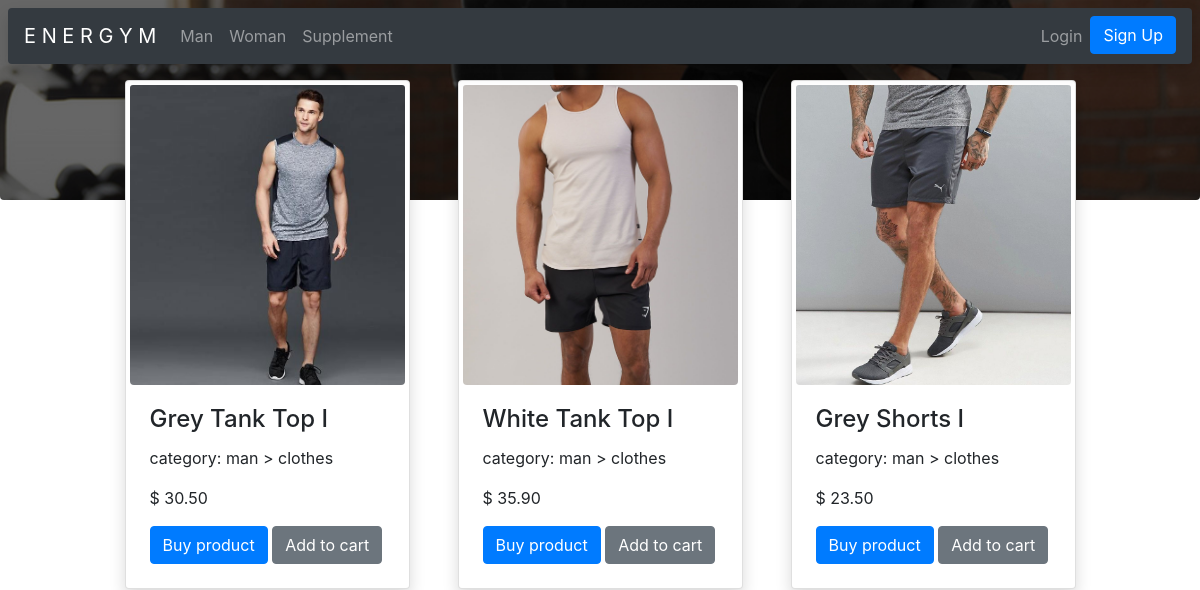
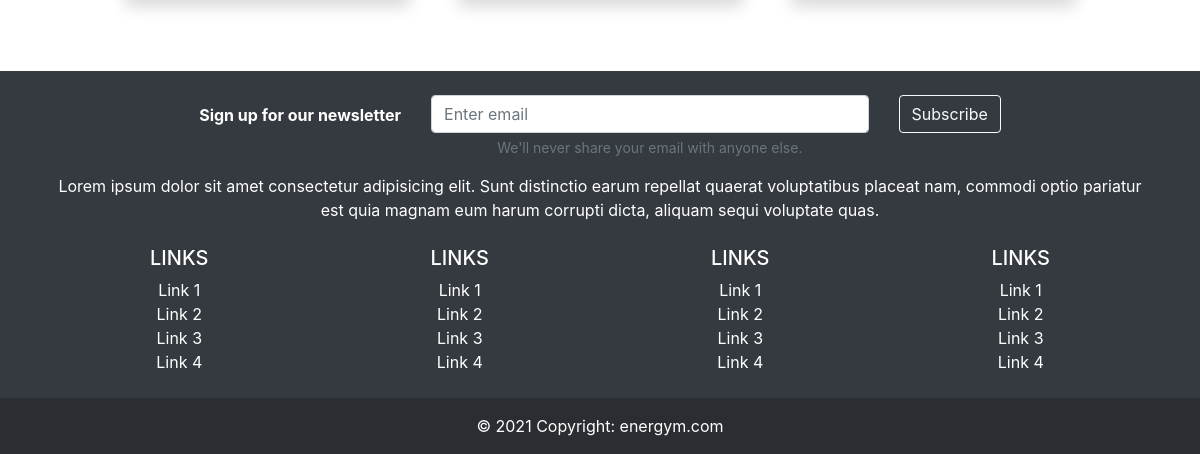
The page /products/13/ on the database as committed earlier (2 pictures, top to bottom).
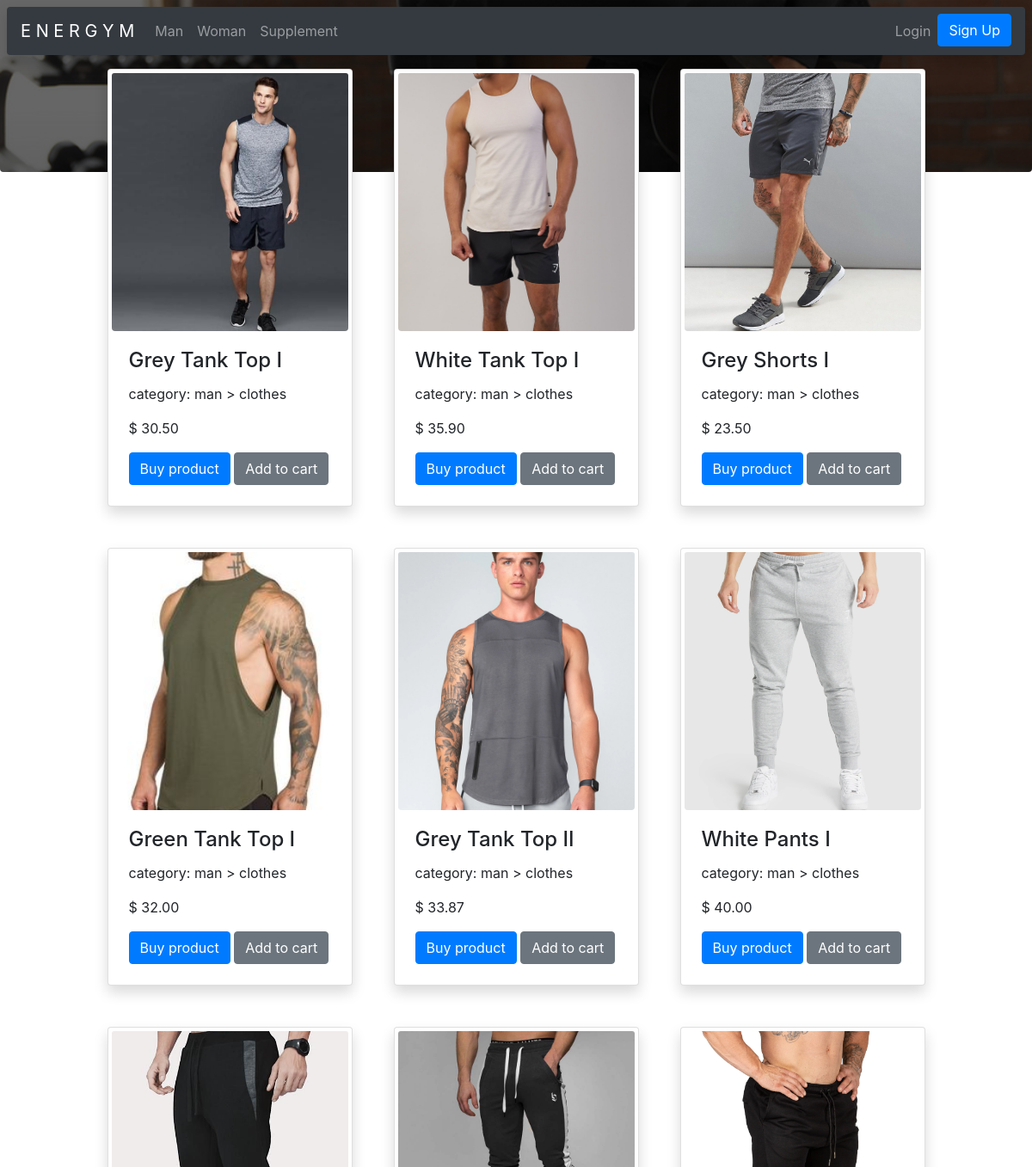
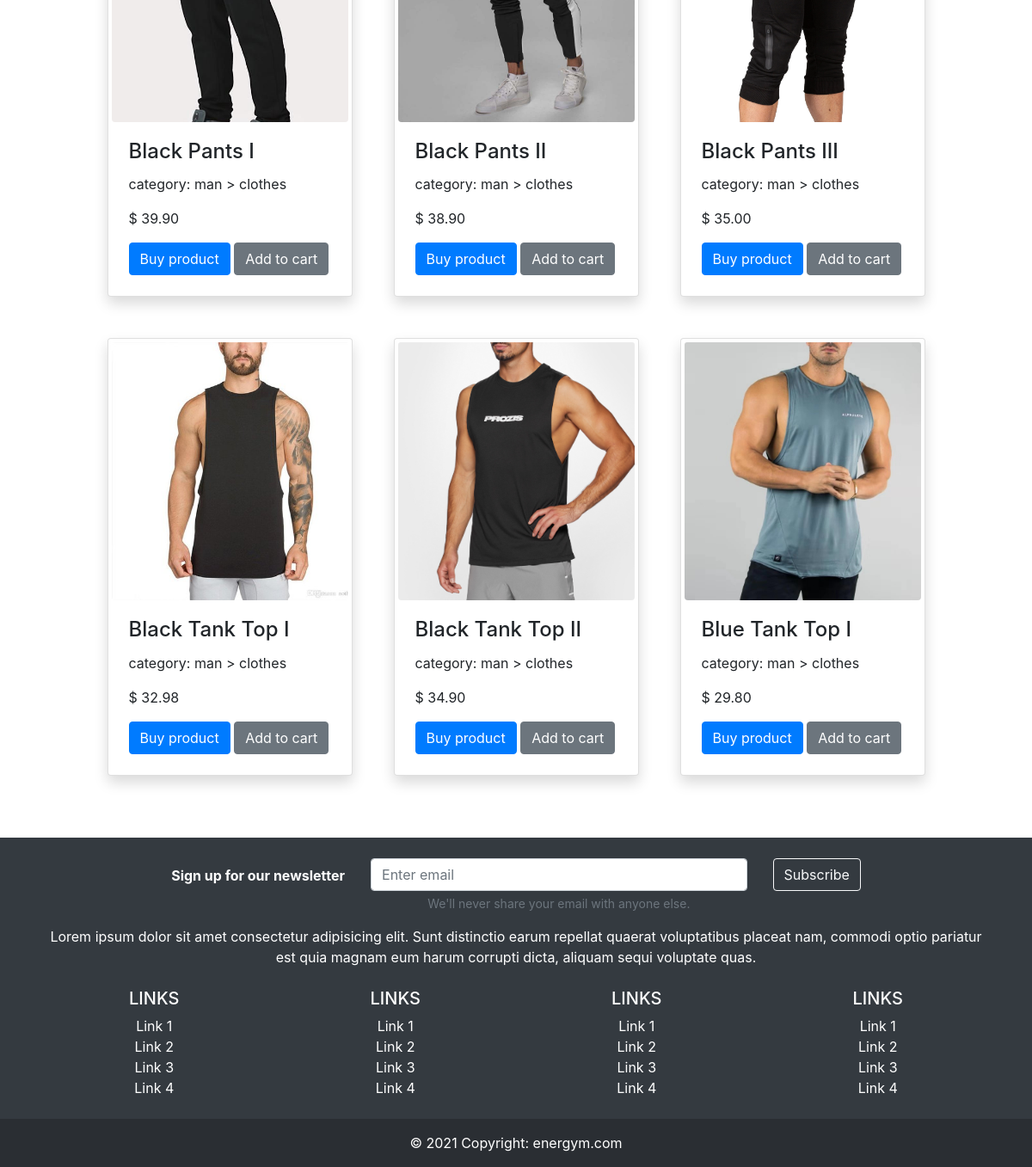
The same page on the database as committed later (2 pictures, top to bottom).
### products/models.py (models this page shows, shortened)
class Product(models.Model):
    category = models.ForeignKey(
        Category, on_delete=CASCADE)
    sub_category = models.ForeignKey(
        SubCategory, on_delete=CASCADE, blank=True)
    name = models.CharField(max_length=40)
    details = models.TextField()
    price = models.FloatField()
    image = models.ImageField(
        upload_to='images/%d/%m/%Y', blank=True)

class Category(models.Model):
    category = models.CharField(max_length=30)
    class Meta:
        verbose_name_plural = 'categories'
    def __str__(self) -> str:
        return self.category

class SubCategory(models.Model):
    sub_category = models.CharField(max_length=30)
    class Meta:
        verbose_name_plural = 'sub-categories'
    def __str__(self) -> str:
        return self.sub_category

### products/views.py (the view)
# urls.py: path('', include('products.urls')),
def products(request, category_id):
    products = Product.objects.all()
    page_name = 'Todos os produtos'
    context = {'page_name': page_name,
               'products': products, 'category_id': category_id}
    return render(request, 'products/products.html', context)

### templates/products/products.html (shortened to what this page needs)
{% extends 'base.html' %}
{% load static %}
{% block header %}
        {% if category_id == 13 %}
        <div id="carouselExampleSlidesOnly" class="carousel" data-ride="carousel">
            <div class="carousel-inner" style="position: absolute;">
                <div class="carousel-item active">
                </div>
            </div>
        </div>
        {% endif %}
{% endblock header %}
{% block content %}
<div class="container pt-2">
    <div class="row justify-content-center">
    {% for product in products %}
    {% if product.category.id == category_id %}
        <div class="card card-produto-largura p-1 m-4 col-12 col-md-3 shadow zoom">
        <a href="{% url 'product' product.category.id product.id %}"><img src="{{ product.image.url }}" class="card-img-top card-posicao-imagem1 rounded-bottom" alt="..."></a>
            <div class="card-body">
                <a href="{% url 'product' product.category.id product.id %}" class="link-personalizado"><h4 class="card-title">{{ product.name }}</h4></a>
                <p class="">category: {{ product.category }} > {{ product.sub_category }}</p>
                <p class="card-text">$ {{ product.price|stringformat:".2f" }}</p>
                <a href="{% url 'product' product.category.id product.id %}" class="btn btn-primary">Buy product</a>
                <a href="?" class="btn btn-secondary" disabled>Add to cart</a>
            </div>
        </div>
    {% endif %}
    {% endfor %}
    </div>
</div>
{% endblock content %}

Rows that differ between the two databases and show on the page:
added Product: image (picture), name "Green Tank Top I", category "man", sub_category "clothes", price "32.00"
added Product: image (picture), name "Grey Tank Top II", category "man", sub_category "clothes", price "33.87"
added Product: image (picture), name "White Pants I", category "man", sub_category "clothes", price "40.00"
added Product: image (picture), name "Black Pants I", category "man", sub_category "clothes", price "39.90"
added Product: image (picture), name "Black Pants II", category "man", sub_category "clothes", price "38.90"
added Product: image (picture), name "Black Pants III", category "man", sub_category "clothes", price "35.00"
added Product: image (picture), name "Black Tank Top I", category "man", sub_category "clothes", price "32.98"
added Product: image (picture), name "Black Tank Top II", category "man", sub_category "clothes", price "34.90"
added Product: image (picture), name "Blue Tank Top I", category "man", sub_category "clothes", price "29.80"
